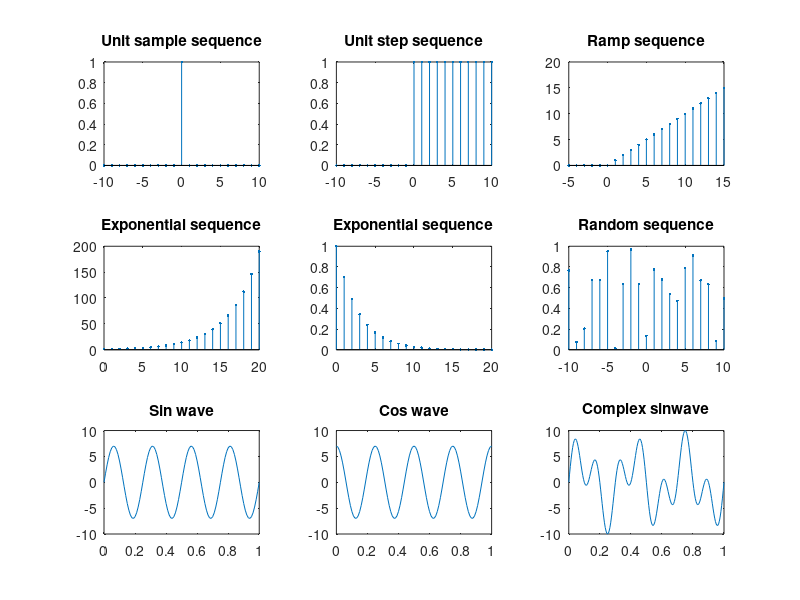

Source code (MATLAB):
clc;
clear all;
close all;

%Unit smaple sequence
point = 21;
unitSample = zeros(1, point);
unitSample(11) = 1;
n = -10:1:10;
subplot(3, 3, 1);
stem(n, unitSample, '.');
title('Unit sample sequence');

%Unit step sequence
point = 21;
unitStep = ones(1, point);
for i = 1:10
  unitStep(i) = 0;
end
n = -10:1:10;
subplot(3, 3, 2);
stem(n, unitStep, '.');
title('Unit step sequence');

%Ramp sequence
point = 21;
rampSequence = zeros(1, point);
n = -5:1:15;
for i = 6:point
  rampSequence(i) = i - 6;
end
subplot(3, 3, 3);
stem(n, rampSequence, '.');
title('Ramp sequence');

%Exponential sequence
point = 20;
n = 0:point;
expoSeq = 1.3.^(n);
subplot(3, 3, 4);
stem(n, expoSeq, '.');
title('Exponential sequence');

expoSeq = 0.7.^(n);
subplot(3, 3, 5);
stem(n, expoSeq, '.');
title('Exponential sequence');

%Random sequence
point = 21;
n = -10:1:10;
randomSeq = rand(1, point);
subplot(3, 3, 6);
stem(n, randomSeq, '.');
title('Random sequence');

%Sinwave
f = 4;
a = 7;
t = 0:0.01:1;
sinSeq = a*sin(2*pi*f*t);
subplot(3, 3, 7);
plot(t, sinSeq);
title('Sin wave');

%Coswave
f = 4;
a = 7;
t = 0:0.01:1;
cosSeq = a*cos(2*pi*f*t);
subplot(3, 3, 8);
plot(t, cosSeq);
title('Cos wave');

%Complex sinwave
t = 0:0.005:1;
complexSeq = 5*sin(2*pi*3*t)+5*sin(2*pi*7*t);
subplot(3,3,9);
plot(t, complexSeq);
title('Complex sinwave');
